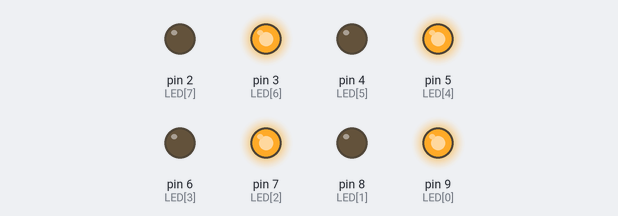
Recording of a sketch running on a simulated Arduino Uno, built with avr-gcc and run on an emulated ATmega328P. On the bench: output pins drawn as LEDs (lit = HIGH).

Above: at 0.12 s.
At 2.37 s:
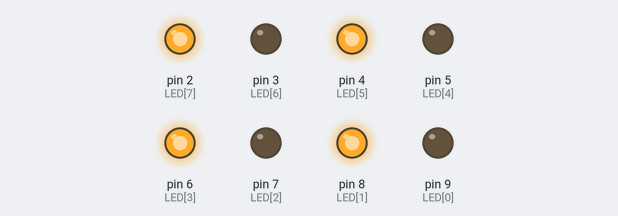
Timing chart, 0 to 3.0 s (numbered marks = the images above):
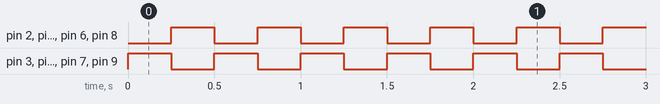

Measured:
- by itself, pin 2 (LED[7]), pin 3 (LED[6]), pin 4 (LED[5]), pin 5 (LED[4]), pin 6 (LED[3]), pin 7 (LED[2]), pin 8 (LED[1]), pin 9 (LED[0]): alternates HIGH for 0.25 s and LOW for 0.25 s

The sketch:

ch3_1.ino
```cpp
// ===== ch3_1.ino =====
const int LED[8]={9,8,7,6, 5,4,3,2};    //宣告9腳~2腳為LED[0]~LED[7]
int onOff=1;            //宣告onOff變數，初值為1

void setup() {
  for(int i=0;i<8;i++) {
    pinMode(LED[i], OUTPUT);  //將LED[0]~LED[7]腳規畫為輸出埠
    digitalWrite(LED[i], 1);    //關閉LED[0]~LED[7]
  }
}

void loop() {
  for(int i=0;i<8;i++) {
    digitalWrite(LED[i], onOff);  //驅動LED
    onOff=!onOff;       //切換狀態
  }
  delay(250); //暫停0.25秒
  onOff=!onOff;       //切換狀態
}
```
